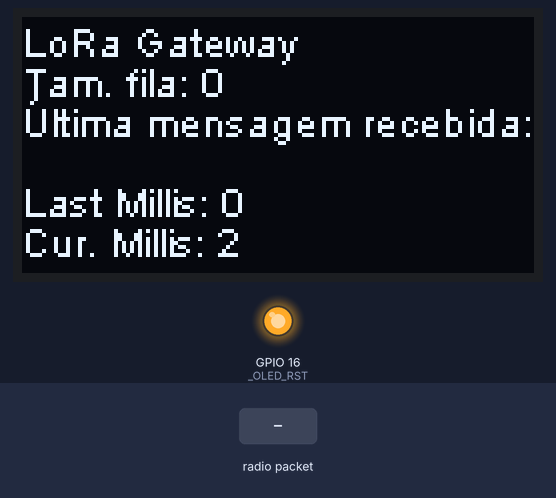
A sketch run on a simulated ESP32. Shown: 128×64 one-colour display, output pins drawn as LEDs (lit = HIGH). Inputs (shaded band) come from the test bench. WiFi joins after 1.5 s; servers stay silent unless stated; no radio packets arrive unless stated; what the sketch prints to the serial monitor is not drawn.

Above: at 2.8 s.
2.9 s: radio packet "|" arrives
At 3.6 s:
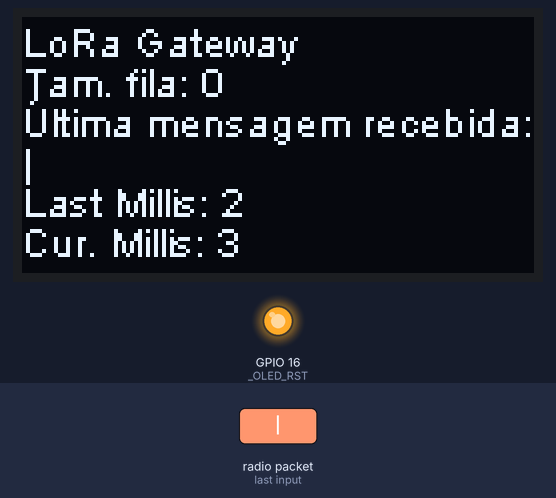
5.9 s: radio packet "1" arrives
At 7.7 s:
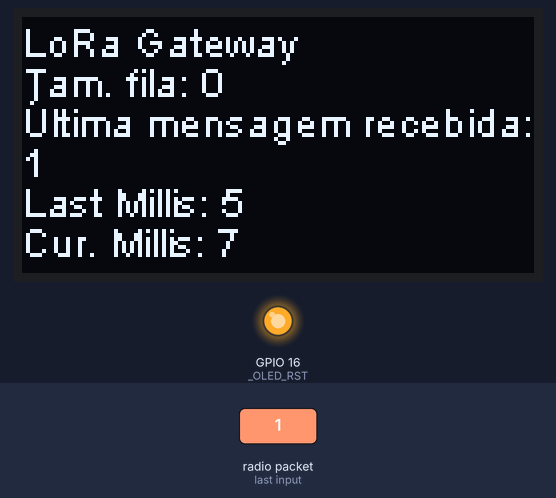
Timing chart, 0 to 9.2 s (numbered marks = the images above; inputs shaded):
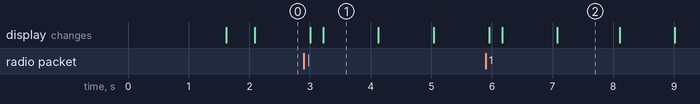

Measured:
- after the input at 2.9 s, the display: first changes after 0.10 s (image 1 shows a later state)
- after the input at 5.9 s, the display: first changes after 0.05 s (image 2 shows a later state)
- what the display in image 1 shows lasts 0.9 s, from 3.2 s to 4.1 s
- what the display in image 2 shows lasts 1.0 s, from 7.1 s to 8.1 s

The sketch:

loraGateway.ino
```cpp
// CENTRO FEDERAL DE EDUCAÇÃO TECNOLÓGICA DE MINAS GERAIS
// TRABALHO DE CONCLUSÃO DE CURSO
// GUSTAVO JORDÃO NUNES
// gjordaonunes@gmail.com
// Este código corresponde ao gateway de um sistema de detecção de incêndios florestais.

// Diagrama de Conexões da Placa
// https://user-images.githubusercontent.com/40477400/42231041-270317d0-7ef3-11e8-9a44-6cc9bf57fdb8.jpg

#include <SPI.h>              // include libraries
#include <LoRa.h>
#include <SSD1306.h>
#include <OLEDDisplayUi.h>
#include <WiFi.h>
#include <HTTPClient.h>
#include <QList.h>

// SPI Constants -----------------------------------

// Mater Out Slave In
const int _LORA_MOSI = 27;
// Master In Slave Out
const int _LORA_MISO = 19; // No mapeamento aparece erroneamente como LORA_MOSI
// Serial Clock
const int _LORA_SCK = 5;

// LoRa Constants -----------------------------------

// Frequency
const long _LORA_FREQUENCY = 433E6;  // LoRa Frequency
// Chip Select
const int _LORA_CS = 18;//10;          // LoRa radio chip select
// Radio Reset
const int _LORA_RST = 14;//9;        // LoRa radio reset
// Interrupt
const int _LORA_IRQ = 26;//2;          // change for your board; must be a hardware interrupt pin

// OLED Constants -----------------------------------

// Address
const int _OLED_ADDRESS = 0x3c;
// Serial Data
const int _OLED_SDA = 4;
// Serial Clock
const int _OLED_SCL = 15;
// Reset
const int _OLED_RST = 16;

const long frequency = 433E6;  // LoRa Frequency

const int csPin = 18;//10;          // LoRa radio chip select
const int resetPin = 14;//9;        // LoRa radio reset
const int irqPin = 26;//2;          // change for your board; must be a hardware interrupt pin

const char* ssid     = "SSID";
const char* password = "SENHA";

SSD1306 display(_OLED_ADDRESS, _OLED_SDA, _OLED_SCL);
OLEDDisplayUi ui(&display);

String messageOut = "";

QList<String> messages;

void setup() {
  Serial.begin(115200);                   // initialize serial
  //while (!Serial);

  // LoRa Connection

  SPI.begin(_LORA_SCK, _LORA_MISO, _LORA_MOSI, _LORA_CS);
  //SPI.begin(5, 19, 27, 18);
  LoRa.setPins(_LORA_CS, _LORA_RST, _LORA_IRQ);
  //LoRa.setPins(18, 14, 26);
  //LoRa.setPins(csPin, resetPin, irqPin);

  if (!LoRa.begin(frequency)) {
    Serial.println("LoRa init failed. Check your connections.");
    while (true);                       // if failed, do nothing
  }

  Serial.println("LoRa init succeeded.");
  Serial.println();
  Serial.println("LoRa Simple Gateway");
  Serial.println("Only receive messages from nodes");
  Serial.println("Tx: invertIQ enable");
  Serial.println("Rx: invertIQ disable");
  Serial.println();

  LoRa.onReceive(onReceive);
  LoRa_rxMode();

  //---------------------------------------------------

  connectToServer(30000);

  //---------------------------------------------------

  // initialize and clear display
  pinMode(_OLED_RST, OUTPUT);
  digitalWrite(_OLED_RST, LOW);
  delay(50);
  digitalWrite(_OLED_RST, HIGH);

  display.init();
  display.clear();
  display.drawString(0, 0, "LoRa Gateway");
  display.display();
}

int last = 0;

void loop() {

  while(messages.size() != 0 && !runEvery(1000)){

      delay(100);
      bool sent = sendToServer(messages[0]);

      if(sent)
        messages.pop_front();

  }

  atualizaDisplay(messageOut);

  delay(100);

}

void LoRa_rxMode(){
  //LoRa.disableInvertIQ();               // normal mode
  LoRa.receive();                       // set receive mode
}

void LoRa_txMode(){
  LoRa.idle();                          // set standby mode
  //LoRa.enableInvertIQ();                // active invert I and Q signals
}

void LoRa_sendMessage(String message) {
  LoRa_txMode();                        // set tx mode
  LoRa.beginPacket();                   // start packet
  LoRa.print(message);                  // add payload
  LoRa.endPacket();                     // finish packet and send it
  LoRa_rxMode();                        // set rx mode
}

void onReceive(int packetSize) {

  String message = "";

  while (LoRa.available()) {
    message += (char)LoRa.read();
  }

  Serial.print("Gateway Receive: ");
  Serial.println(message);

  // Adiciona mensagem recebida na fila
  messages.push_back(message);
  messageOut = message;

  last = millis();
}

boolean runEvery(unsigned long interval)
{
  static unsigned long previousMillis = 0;
  unsigned long currentMillis = millis();
  if (currentMillis - previousMillis >= interval)
  {
    previousMillis = currentMillis;
    return true;
  }
  return false;
}

void atualizaDisplay(String message){
  display.clear();
  display.drawString(0, 0, "LoRa Gateway");

  display.setColor(WHITE);

  display.drawString(0, 10, "Tam. fila: "+String(messages.size()));
  display.drawString(0, 20, "Última mensagem recebida: ");
  display.drawString(0, 30, message);
  display.drawString(0, 40, "Last Millis: "+String(last/1000));
  display.drawString(0, 50, "Cur. Millis: "+String(millis()/1000));

  display.display();

}

bool sendToServer(String message){

    int separadores[3] = { -1, -1, -1 };
    int numSeparadores = 0;

    for(int i=0; i<message.length(); i++){
        if(numSeparadores > 3)
            break;

        if(message.charAt(i) == '|'){
            separadores[numSeparadores] = i;
            numSeparadores++;
        }
    }

    Serial.println(String(separadores[0]) + " " + String(separadores[1]) + " " + String(separadores[2]));

    if(numSeparadores != 3){
        // Mensagem com formato errado (será removida da fila)
        return true;
    }

    String accessToken = message.substring(0, separadores[0]);
    String temperatura = message.substring(separadores[0]+1, separadores[1]);
    String umidade = message.substring(separadores[1]+1, separadores[2]);
    String gases = message.substring(separadores[2]+1);

    Serial.println(accessToken);
    Serial.println(temperatura);
    Serial.println(umidade);
    Serial.println(gases);


    String urlPost = "https://cefetincendios.herokuapp.com/leituras/novo?temperatura="+temperatura+"&umidade="+umidade+"&gases="+gases;

    HTTPClient http;

    http.begin(urlPost); //Specify the URL and certificate
    http.addHeader("Content-Type", "application/json");
    http.addHeader("access-token", accessToken);
    http.addHeader("Connection", "close");
    int httpCode = http.POST("");                                                  //Make the request
    http.writeToStream(&Serial);

    if (httpCode > 0) { //Check for the returning code

        String payload = http.getString();
        Serial.println(httpCode);
        Serial.println(payload);
      }

    else {
      Serial.println("Error on HTTP request");
    }

    http.end(); //Free the resources

    return httpCode > 0;

}


bool connectToServer(unsigned long timeout){

  // WiFi Connection

  delay(10);

  // We start by connecting to a WiFi network

  Serial.println();
  Serial.println();
  Serial.print("Connecting to ");
  Serial.println(ssid);

  WiFi.mode(WIFI_STA);
  WiFi.begin(ssid, password);

  while (WiFi.status() != WL_CONNECTED && !timeoutWiFi(timeout)) {
    Serial.print(".");
    delay(100);
  }

  if(WiFi.status() == WL_CONNECTED){
    Serial.println("");
    Serial.println("WiFi connected");
    Serial.println("IP address: ");
    Serial.println(WiFi.localIP());
    return true;
  }
  else{
    return false;
  }
}

boolean timeoutWiFi(unsigned long interval)
{
  static unsigned long previousMillisWiFi = 0;
  unsigned long currentMillisWiFi = millis();
  if (currentMillisWiFi - previousMillisWiFi >= interval)
  {
    previousMillisWiFi = currentMillisWiFi;
    return true;
  }
  return false;
}
```
